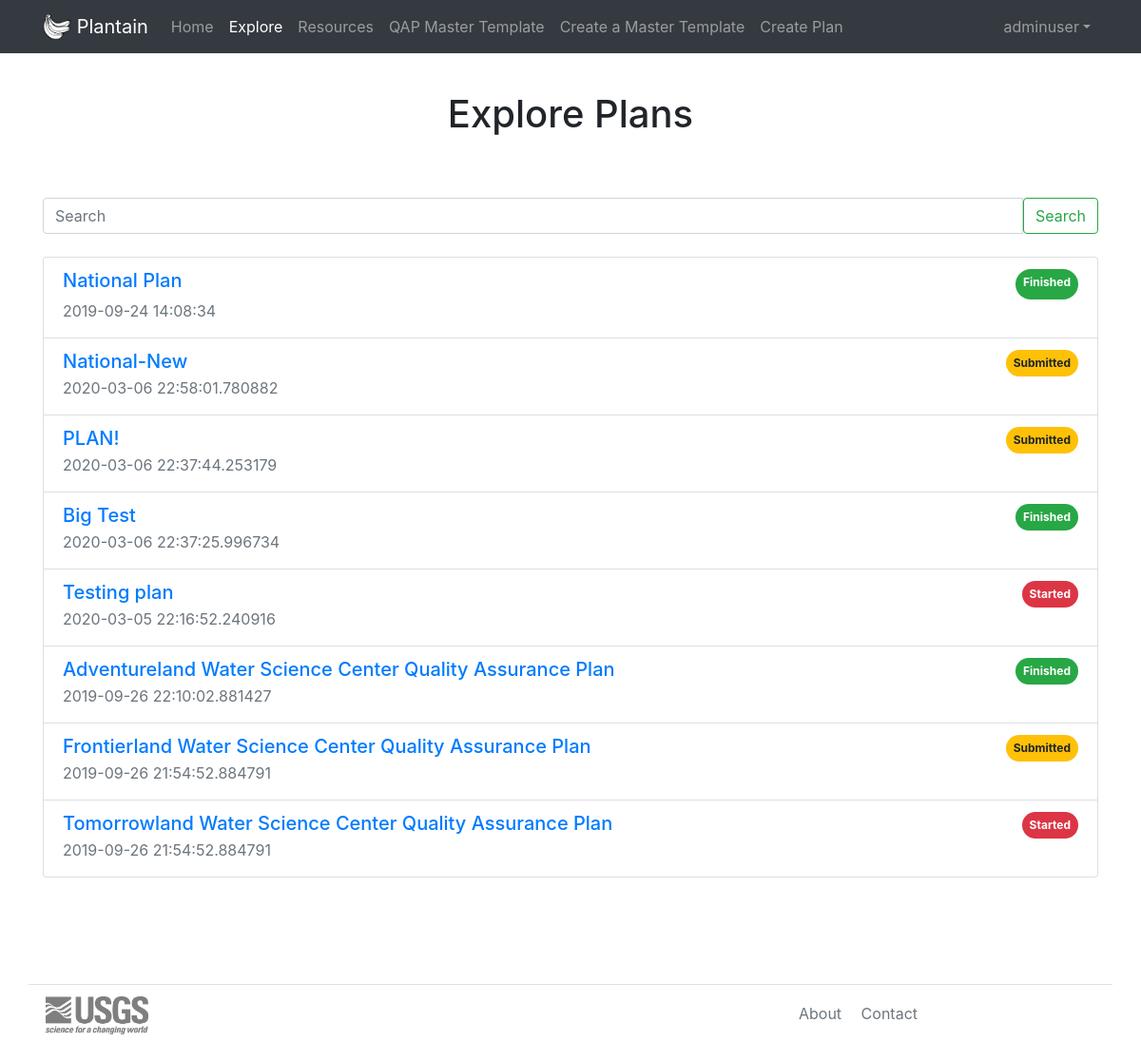
Screenshot of /explore (signed in) with the database file from the repository.
### models.py (models this page shows, shortened)
class User(db.Model):
    END_USER = 0
    WSC_LEAD = 1
    ADMIN = 2
    id = db.Column(db.Integer, primary_key=True)
    email = db.Column(db.String(64), unique=True)
    password_hash = db.Column(db.String(255))
    name = db.Column(db.String(64), unique=True)
    slug = db.Column(db.String(64), unique=True)
    active = db.Column(db.Boolean, default=True)
    created_timestamp = db.Column(db.DateTime, default=datetime.datetime.now)
    projects = db.relationship('Project', backref='author', lazy='dynamic')
    group = db.Column(db.SmallInteger, default=END_USER)
    @property
    def is_authenticated(self):
        return True
    def user_level(self):
        return int(self.group)

class NationalRequired(db.Model):  # only admin can post in this level.
    STATUS_APPROVED = 0   # public - can only be set by admin
    STATUS_SUBMITTED = 1  # viewable by user/admin
    STATUS_DRAFT = 2  # viewable by user
    STATUS_DELETED = 3
    id = db.Column(db.Integer, primary_key=True)
    slug = db.Column(db.String(100))
    title = db.Column(db.String(255))
    intro = db.Column(db.Text)  # this is boilerplate
    scope = db.Column(db.Text)  # this is boilerplate
    org = db.Column(db.Text)  # this is boilerplate
    resp = db.Column(db.Text)  # this is boilerplate
    qa_workflow = db.Column(db.Text)  # boilerplate + form
    status = db.Column(db.SmallInteger, default=STATUS_DRAFT)
    author_id = db.Column(db.Integer, db.ForeignKey("user.id"))
    created_timestamp = db.Column(db.DateTime, default=datetime.datetime.utcnow)

class Project(db.Model):
    STATUS_APPROVED = 0   # public - can only be set by admin
    STATUS_SUBMITTED = 1  # viewable by user/admin
    STATUS_DRAFT = 2  # viewable by user
    STATUS_DELETED = 3  # Currently deleted can only be set in the admin panel.
    id = db.Column(db.Integer, primary_key=True)
    slug = db.Column(db.String(100), unique=True)
    title = db.Column(db.String(255), unique=True)
    intro = db.Column(db.Text)
    scope = db.Column(db.Text)
    org = db.Column(db.Text)
    resp = db.Column(db.Text)
    qa_workflow = db.Column(db.Text)
    facilities = db.Column(db.Text)
    labs = db.Column(db.Text)
    dq_management = db.Column(db.Text)
    dq_planning = db.Column(db.Text)
    dq_roles = db.Column(db.Text)
    dq_workflows = db.Column(db.Text)
    dq_wf_pro = db.Column(db.Text)
    dq_wf_workplan = db.Column(db.Text)
    dq_wf_project_dmp = db.Column(db.Text)
    dq_wf_review = db.Column(db.Text)
    dq_datasharing = db.Column(db.Text)
    dq_mous = db.Column(db.Text)
    dq_access = db.Column(db.Text)
    dq_aquisition = db.Column(db.Text)
    dq_aqu_roles = db.Column(db.Text)
    dq_aqu_proc = db.Column(db.Text)
    dq_aqu_proc_coll = db.Column(db.Text)
    dq_aqu_proc_proc = db.Column(db.Text)
    dq_aqu_proc_anal = db.Column(db.Text)
    dq_doc = db.Column(db.Text)
    dq_format = db.Column(db.Text)
    dq_org = db.Column(db.Text)
    dq_store = db.Column(db.Text)
    dq_store_roles = db.Column(db.Text)
    dq_store_repo = db.Column(db.Text)
    dq_store_archive = db.Column(db.Text)
    dq_pubs = db.Column(db.Text)
    dq_pubs_roles = db.Column(db.Text)
    dq_pubs_workflow = db.Column(db.Text)
    dq_pubs_prop = db.Column(db.Text)
    dq_pubs_release = db.Column(db.Text)
    dq_pubs_cite = db.Column(db.Text)
    dq_pubs_doi = db.Column(db.Text)
    dq_pubs_meta = db.Column(db.Text)
    dq_pubs_catalog = db.Column(db.Text)
    qa_intro = db.Column(db.Text)
    qa_field_data = db.Column(db.Text)
    qa_pro_ts = db.Column(db.Text)
    qa_app_ts = db.Column(db.Text)
    qa_discrete = db.Column(db.Text)
    qa_db_integrity = db.Column(db.Text)
    qa_records = db.Column(db.Text)
    qa_interpretive = db.Column(db.Text)
    qa_training = db.Column(db.Text)
    qa_terms = db.Column(db.Text)
    qa_resources = db.Column(db.Text)
    tech = db.Column(db.Text)
    data = db.Column(db.Text)
    sysadmin = db.Column(db.Text)
    qa_proposal = db.Column(db.Text)  # drop this field
    qa_plans = db.Column(db.Text)  #drop it too.
    qa_review = db.Column(db.Text)  # yep, this one also
    dm_plan = db.Column(db.Text)  #not using this one.
    status = db.Column(db.SmallInteger, default=STATUS_DRAFT)
    created_timestamp = db.Column(db.DateTime, default=datetime.datetime.utcnow)
    modified_timestamp = db.Column(db.DateTime, default=datetime.datetime.utcnow, onupdate=datetime.datetime.utcnow)
    author_id = db.Column(db.Integer, db.ForeignKey("user.id"))

### views.py (the view)
@app.route("/explore")
def explore():
    NatlReq = get_NatlReq()
    plans = models.Project.query.order_by(models.Project.created_timestamp.desc())
    return render_template('explore.html', plans=plans, National=NatlReq)

### views.py (called while the page is built)
def get_NatlReq():
    query = models.NationalRequired.query.filter(models.NationalRequired.id == 1).first_or_404()
    return query

@login_manager.user_loader
def load_user(id):
    return models.User.query.get(int(id))

@app.before_request
def get_current_user():
    g.user = current_user

### templates/explore.html (shortened to what this page needs)
{% extends "base.html" %}
{% block content %}
{% include "includes/list.html" %}
{% endblock %}

### templates/navbar.html (shortened to what this page needs)
<header>
  <nav class="navbar navbar-expand-md navbar-dark bg-dark fixed-top">
    <div class="container">
      <a class="navbar-brand" href="/">
        <img class="plantain-img-nav d-inline-block align-top rounded" src="{{ url_for('static', filename='img/plantain.png') }}" alt="plantain"/>
        Plantain
      </a>
      <div class="collapse navbar-collapse" id="navbarContent">
        <ul class="navbar-nav mr-auto" id="navbarList">
          <li class="nav-item">
            <a class="nav-link" href="{{ url_for('index') }}">Home</a>
          </li>
          <li class="nav-item">
            <a class="nav-link" href="{{ url_for('explore') }}">Explore</a>
          </li>
          <li class="nav-item">
            <a class="nav-link" href="{{ url_for('resources') }}">Resources</a>
          </li>
          {%  if current_user.is_authenticated %}
          <li class="nav-item">
            <a class="nav-link" href="{{url_for('national.index') }}">QAP Master Template</a>
          </li>
          {% if current_user.user_level() > 1 %}
          <li class="nav-item">
            <a class="nav-link" href="{{ url_for('national.create') }}">Create a Master Template</a>
          </li>
          {% endif %}
          <li class="nav-item">
            {% if current_user.user_level() > 0 %}
            <a class="nav-link" href="{{ url_for('wsc.create') }}">Create Plan</a>
            {% endif %}
          </li>
          {% endif %}
        </ul>
        {%  if current_user.is_authenticated %}
          <ul class="navbar-nav ml-auto">
            <li class="nav-item dropdown">
              <a class="nav-link dropdown-toggle" href="#" id="userInfo" role="button" data-toggle="dropdown" aria-haspopup="true" aria-expanded=false>{{ current_user.name }}</a>
            </li>
          </ul>
         {% else  %}
          <a href="{{ url_for('login') }}" class="btn btn-outline-success m-2 my-sm-0" role="button" aria-disabled="true">Log In</a>
          <a href="{{ url_for('register') }}" class="btn btn-outline-success my-2 my-sm-0" role="button" aria-disabled="true">Create Account</a>
        {% endif %}
      </div>
    </div>
  </nav>
</header>

### templates/includes/list.html
<main>
  <div class="container">
    <h1 class="text-center my-5 pt-5">Explore Plans</h1>
    <div class="input-group py-3">
      <input class="form-control" type="search" placeholder="Search" aria-label="Search">
      <span class="input-group-btn">
        <button class="btn btn-outline-success" type="button">Search</button>
      </span>
    </div>
    <ul class="list-group my-2">
        <li class="list-group-item">
            <div class="d-flex justify-content-between">
                <h5><a href="{{ url_for('national.index') }}">National Plan</a></h5>
                <span class="badge badge-pill badge-success p-2">Finished</span>
            </div>
            <p class="text-muted mb-1">{{ National.created_timestamp }}</p>
        </li>
        {% for plan in plans %}
        <li class="list-group-item">
            <div class="d-flex justify-content-between">
                <h5 class="mb-0"><a href="{{ url_for('wsc.detail', slug=plan.slug) }}">{{plan.title}}</a></h5>
                {% if plan.status == 0 %}
                <span class="badge badge-pill badge-success p-2">Finished</span>
                {% elif plan.status == 1 %}
                <span class="badge badge-pill badge-warning p-2">Submitted</span>
                {% elif plan.status == 2 %}
                <span class="badge badge-pill badge-danger p-2">Started</span>
                {% endif %}
            </div>
            <p class="text-muted mb-1">{{ plan.modified_timestamp }}</p>
        </li>
        {% endfor %}
    </ul>
    </div>
</main>

### static/css/plantain.css (style rules this page uses)
html { position: relative; min-height: 100%; }
body { margin-bottom: 50px; }
.navbar-nav > li { float: left; position: relative; }
.plantain-img-nav { width: 30px; height: 30px; }

### rows the page displays
User: name "adminuser"
NationalRequired: created_timestamp "2019-09-24 14:08:34"
Project: title "National-New", status "Submitted", modified_timestamp "2020-03-06 22:58:01.780882"
Project: title "PLAN!", status "Submitted", modified_timestamp "2020-03-06 22:37:44.253179"
Project: title "Big Test", status "Finished", modified_timestamp "2020-03-06 22:37:25.996734"
Project: title "Testing plan", status "Started", modified_timestamp "2020-03-05 22:16:52.240916"
Project: title "Adventureland Water Science Center Quality Assurance Plan", status "Finished", modified_timestamp "2019-09-26 22:10:02.881427"
Project: title "Frontierland Water Science Center Quality Assurance Plan", status "Submitted", modified_timestamp "2019-09-26 21:54:52.884791"
Project: title "Tomorrowland Water Science Center Quality Assurance Plan", status "Started", modified_timestamp "2019-09-26 21:54:52.884791"
